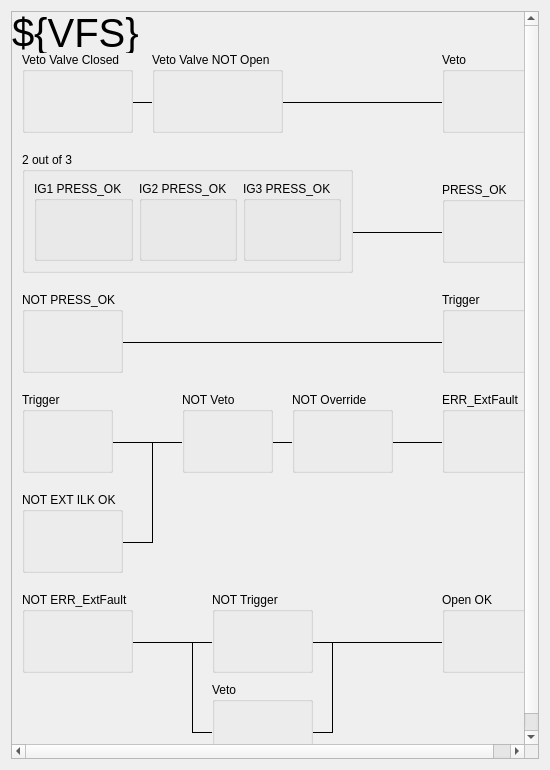
<?xml version="1.0" encoding="UTF-8"?>
<ui version="4.0">
 <class>Form</class>
 <widget class="QWidget" name="Form">
  <property name="geometry">
   <rect>
    <x>0</x>
    <y>0</y>
    <width>550</width>
    <height>770</height>
   </rect>
  </property>
  <property name="windowTitle">
   <string>Form</string>
  </property>
  <layout class="QVBoxLayout" name="verticalLayout_14">
   <item>
    <widget class="QScrollArea" name="scrollArea">
     <property name="sizeAdjustPolicy">
      <enum>QAbstractScrollArea::AdjustToContents</enum>
     </property>
     <property name="widgetResizable">
      <bool>false</bool>
     </property>
     <widget class="QWidget" name="scrollAreaWidgetContents">
      <property name="geometry">
       <rect>
        <x>0</x>
        <y>0</y>
        <width>530</width>
        <height>750</height>
       </rect>
      </property>
      <widget class="Line" name="line_9">
       <property name="geometry">
        <rect>
         <x>10</x>
         <y>520</y>
         <width>131</width>
         <height>20</height>
        </rect>
       </property>
       <property name="frameShadow">
        <enum>QFrame::Plain</enum>
       </property>
       <property name="orientation">
        <enum>Qt::Horizontal</enum>
       </property>
      </widget>
      <widget class="QGroupBox" name="groupBox">
       <property name="geometry">
        <rect>
         <x>10</x>
         <y>580</y>
         <width>111</width>
         <height>81</height>
        </rect>
       </property>
       <property name="autoFillBackground">
        <bool>true</bool>
       </property>
       <property name="title">
        <string>NOT ERR_ExtFault</string>
       </property>
       <layout class="QVBoxLayout" name="verticalLayout">
        <item>
         <widget class="PyDMByteIndicator" name="PyDMByteIndicator">
          <property name="toolTip">
           <string/>
          </property>
          <property name="channel" stdset="0">
           <string>ca://${VFS}:ERR_Ext_RBV</string>
          </property>
          <property name="onColor" stdset="0">
           <color>
            <red>100</red>
            <green>100</green>
            <blue>100</blue>
           </color>
          </property>
          <property name="offColor" stdset="0">
           <color>
            <red>0</red>
            <green>255</green>
            <blue>0</blue>
           </color>
          </property>
          <property name="showLabels" stdset="0">
           <bool>false</bool>
          </property>
          <property name="circles" stdset="0">
           <bool>true</bool>
          </property>
         </widget>
        </item>
       </layout>
      </widget>
      <widget class="Line" name="line_4">
       <property name="geometry">
        <rect>
         <x>310</x>
         <y>630</y>
         <width>20</width>
         <height>91</height>
        </rect>
       </property>
       <property name="frameShadow">
        <enum>QFrame::Plain</enum>
       </property>
       <property name="orientation">
        <enum>Qt::Vertical</enum>
       </property>
      </widget>
      <widget class="QGroupBox" name="groupBox_5">
       <property name="geometry">
        <rect>
         <x>430</x>
         <y>580</y>
         <width>91</width>
         <height>81</height>
        </rect>
       </property>
       <property name="autoFillBackground">
        <bool>true</bool>
       </property>
       <property name="title">
        <string>Open OK</string>
       </property>
       <layout class="QVBoxLayout" name="verticalLayout_5">
        <item>
         <widget class="PyDMByteIndicator" name="PyDMByteIndicator_5">
          <property name="toolTip">
           <string/>
          </property>
          <property name="channel" stdset="0">
           <string>ca://${VFS}:OPN_OK_RBV</string>
          </property>
          <property name="showLabels" stdset="0">
           <bool>false</bool>
          </property>
          <property name="circles" stdset="0">
           <bool>true</bool>
          </property>
         </widget>
        </item>
       </layout>
      </widget>
      <widget class="QGroupBox" name="groupBox_16">
       <property name="geometry">
        <rect>
         <x>10</x>
         <y>480</y>
         <width>101</width>
         <height>81</height>
        </rect>
       </property>
       <property name="autoFillBackground">
        <bool>true</bool>
       </property>
       <property name="title">
        <string>NOT EXT ILK OK</string>
       </property>
       <layout class="QVBoxLayout" name="verticalLayout_15">
        <item>
         <widget class="PyDMByteIndicator" name="PyDMByteIndicator_15">
          <property name="toolTip">
           <string/>
          </property>
          <property name="channel" stdset="0">
           <string>ca://${VFS}:EXT_ILK_OK_RBV</string>
          </property>
          <property name="onColor" stdset="0">
           <color>
            <red>100</red>
            <green>100</green>
            <blue>100</blue>
           </color>
          </property>
          <property name="offColor" stdset="0">
           <color>
            <red>0</red>
            <green>255</green>
            <blue>0</blue>
           </color>
          </property>
          <property name="showLabels" stdset="0">
           <bool>false</bool>
          </property>
          <property name="circles" stdset="0">
           <bool>true</bool>
          </property>
         </widget>
        </item>
       </layout>
      </widget>
      <widget class="QGroupBox" name="groupBox_11">
       <property name="geometry">
        <rect>
         <x>10</x>
         <y>280</y>
         <width>101</width>
         <height>81</height>
        </rect>
       </property>
       <property name="autoFillBackground">
        <bool>true</bool>
       </property>
       <property name="title">
        <string>NOT PRESS_OK</string>
       </property>
       <layout class="QVBoxLayout" name="verticalLayout_11">
        <item>
         <widget class="PyDMByteIndicator" name="PyDMByteIndicator_11">
          <property name="toolTip">
           <string/>
          </property>
          <property name="channel" stdset="0">
           <string>calc://xPress_ok?IG1_ok=ca://LI2K4:IP1:GFS:01:PRESS_OK_RBV&amp;IG2_ok=ca://LI2K4:IP1:GFS:02:PRESS_OK_RBV&amp;IG3_ok=ca://LI2K4:IP1:GFS:03:PRESS_OK_RBV&amp;expr=(IG1_ok+IG2_ok+IG3_ok)&gt;1</string>
          </property>
          <property name="onColor" stdset="0">
           <color>
            <red>100</red>
            <green>100</green>
            <blue>100</blue>
           </color>
          </property>
          <property name="offColor" stdset="0">
           <color>
            <red>0</red>
            <green>255</green>
            <blue>0</blue>
           </color>
          </property>
          <property name="showLabels" stdset="0">
           <bool>false</bool>
          </property>
          <property name="circles" stdset="0">
           <bool>true</bool>
          </property>
         </widget>
        </item>
       </layout>
      </widget>
      <widget class="QGroupBox" name="groupBox_17">
       <property name="geometry">
        <rect>
         <x>10</x>
         <y>380</y>
         <width>91</width>
         <height>81</height>
        </rect>
       </property>
       <property name="autoFillBackground">
        <bool>true</bool>
       </property>
       <property name="title">
        <string>Trigger</string>
       </property>
       <layout class="QVBoxLayout" name="verticalLayout_16">
        <item>
         <widget class="PyDMByteIndicator" name="PyDMByteIndicator_16">
          <property name="toolTip">
           <string/>
          </property>
          <property name="channel" stdset="0">
           <string>ca://${VFS}:TRIG_RBV</string>
          </property>
          <property name="showLabels" stdset="0">
           <bool>false</bool>
          </property>
          <property name="circles" stdset="0">
           <bool>true</bool>
          </property>
         </widget>
        </item>
       </layout>
      </widget>
      <widget class="QGroupBox" name="groupBox_13">
       <property name="geometry">
        <rect>
         <x>200</x>
         <y>670</y>
         <width>101</width>
         <height>81</height>
        </rect>
       </property>
       <property name="autoFillBackground">
        <bool>true</bool>
       </property>
       <property name="title">
        <string>Veto</string>
       </property>
       <layout class="QVBoxLayout" name="verticalLayout_12">
        <item>
         <widget class="PyDMByteIndicator" name="PyDMByteIndicator_12">
          <property name="toolTip">
           <string/>
          </property>
          <property name="channel" stdset="0">
           <string>calc://xVeto?vetoValveClosed=ca://${VETO}:CLS_DI_RBV&amp;vetoValveOpen=ca://${VETO}:OPN_DI_RBV&amp;expr=vetoValveClosed and not vetoValveOpen</string>
          </property>
          <property name="showLabels" stdset="0">
           <bool>false</bool>
          </property>
          <property name="circles" stdset="0">
           <bool>true</bool>
          </property>
         </widget>
        </item>
       </layout>
      </widget>
      <widget class="QGroupBox" name="groupBox_14">
       <property name="geometry">
        <rect>
         <x>430</x>
         <y>280</y>
         <width>91</width>
         <height>81</height>
        </rect>
       </property>
       <property name="autoFillBackground">
        <bool>true</bool>
       </property>
       <property name="title">
        <string>Trigger</string>
       </property>
       <layout class="QVBoxLayout" name="verticalLayout_13">
        <item>
         <widget class="PyDMByteIndicator" name="PyDMByteIndicator_13">
          <property name="toolTip">
           <string/>
          </property>
          <property name="channel" stdset="0">
           <string>ca://${VFS}:TRIG_RBV</string>
          </property>
          <property name="showLabels" stdset="0">
           <bool>false</bool>
          </property>
          <property name="circles" stdset="0">
           <bool>true</bool>
          </property>
         </widget>
        </item>
       </layout>
      </widget>
      <widget class="QGroupBox" name="groupBox_10">
       <property name="geometry">
        <rect>
         <x>430</x>
         <y>40</y>
         <width>91</width>
         <height>81</height>
        </rect>
       </property>
       <property name="autoFillBackground">
        <bool>true</bool>
       </property>
       <property name="title">
        <string>Veto</string>
       </property>
       <layout class="QVBoxLayout" name="verticalLayout_10">
        <item>
         <widget class="PyDMByteIndicator" name="PyDMByteIndicator_10">
          <property name="toolTip">
           <string/>
          </property>
          <property name="channel" stdset="0">
           <string>calc://xVeto?vetoValveClosed=ca://${VETO}:CLS_DI_RBV&amp;vetoValveOpen=ca://${VETO}:OPN_DI_RBV&amp;expr=vetoValveClosed and not vetoValveOpen</string>
          </property>
          <property name="showLabels" stdset="0">
           <bool>false</bool>
          </property>
          <property name="circles" stdset="0">
           <bool>true</bool>
          </property>
         </widget>
        </item>
       </layout>
      </widget>
      <widget class="Line" name="line_8">
       <property name="geometry">
        <rect>
         <x>20</x>
         <y>420</y>
         <width>501</width>
         <height>20</height>
        </rect>
       </property>
       <property name="frameShadow">
        <enum>QFrame::Plain</enum>
       </property>
       <property name="orientation">
        <enum>Qt::Horizontal</enum>
       </property>
      </widget>
      <widget class="Line" name="line_6">
       <property name="geometry">
        <rect>
         <x>20</x>
         <y>210</y>
         <width>501</width>
         <height>20</height>
        </rect>
       </property>
       <property name="frameShadow">
        <enum>QFrame::Plain</enum>
       </property>
       <property name="orientation">
        <enum>Qt::Horizontal</enum>
       </property>
      </widget>
      <widget class="QGroupBox" name="groupBox_2">
       <property name="geometry">
        <rect>
         <x>200</x>
         <y>580</y>
         <width>101</width>
         <height>81</height>
        </rect>
       </property>
       <property name="autoFillBackground">
        <bool>true</bool>
       </property>
       <property name="title">
        <string>NOT Trigger</string>
       </property>
       <layout class="QVBoxLayout" name="verticalLayout_2">
        <item>
         <widget class="PyDMByteIndicator" name="PyDMByteIndicator_2">
          <property name="toolTip">
           <string/>
          </property>
          <property name="channel" stdset="0">
           <string>ca://${VFS}:TRIG_RBV</string>
          </property>
          <property name="onColor" stdset="0">
           <color>
            <red>100</red>
            <green>100</green>
            <blue>100</blue>
           </color>
          </property>
          <property name="offColor" stdset="0">
           <color>
            <red>0</red>
            <green>255</green>
            <blue>0</blue>
           </color>
          </property>
          <property name="showLabels" stdset="0">
           <bool>false</bool>
          </property>
          <property name="circles" stdset="0">
           <bool>true</bool>
          </property>
         </widget>
        </item>
       </layout>
      </widget>
      <widget class="QGroupBox" name="groupBox_12">
       <property name="geometry">
        <rect>
         <x>10</x>
         <y>140</y>
         <width>331</width>
         <height>121</height>
        </rect>
       </property>
       <property name="autoFillBackground">
        <bool>true</bool>
       </property>
       <property name="title">
        <string>2 out of 3</string>
       </property>
       <layout class="QHBoxLayout" name="horizontalLayout">
        <item>
         <widget class="QGroupBox" name="groupBox_6">
          <property name="title">
           <string>IG1 PRESS_OK</string>
          </property>
          <layout class="QVBoxLayout" name="verticalLayout_6">
           <item>
            <widget class="PyDMByteIndicator" name="PyDMByteIndicator_6">
             <property name="toolTip">
              <string/>
             </property>
             <property name="channel" stdset="0">
              <string>ca://LI2K4:IP1:GFS:01:PRESS_OK_RBV</string>
             </property>
             <property name="showLabels" stdset="0">
              <bool>false</bool>
             </property>
             <property name="circles" stdset="0">
              <bool>true</bool>
             </property>
            </widget>
           </item>
          </layout>
         </widget>
        </item>
        <item>
         <widget class="QGroupBox" name="groupBox_7">
          <property name="title">
           <string>IG2 PRESS_OK</string>
          </property>
          <layout class="QVBoxLayout" name="verticalLayout_7">
           <item>
            <widget class="PyDMByteIndicator" name="PyDMByteIndicator_7">
             <property name="toolTip">
              <string/>
             </property>
             <property name="channel" stdset="0">
              <string>ca://LI2K4:IP1:GFS:02:PRESS_OK_RBV</string>
             </property>
             <property name="showLabels" stdset="0">
              <bool>false</bool>
             </property>
             <property name="circles" stdset="0">
              <bool>true</bool>
             </property>
            </widget>
           </item>
          </layout>
         </widget>
        </item>
        <item>
         <widget class="QGroupBox" name="groupBox_8">
          <property name="title">
           <string>IG3 PRESS_OK</string>
          </property>
          <layout class="QVBoxLayout" name="verticalLayout_8">
           <item>
            <widget class="PyDMByteIndicator" name="PyDMByteIndicator_8">
             <property name="toolTip">
              <string/>
             </property>
             <property name="channel" stdset="0">
              <string>ca://LI2K4:IP1:GFS:03:PRESS_OK_RBV</string>
             </property>
             <property name="showLabels" stdset="0">
              <bool>false</bool>
             </property>
             <property name="circles" stdset="0">
              <bool>true</bool>
             </property>
            </widget>
           </item>
          </layout>
         </widget>
        </item>
       </layout>
      </widget>
      <widget class="Line" name="line_10">
       <property name="geometry">
        <rect>
         <x>130</x>
         <y>430</y>
         <width>20</width>
         <height>101</height>
        </rect>
       </property>
       <property name="frameShadow">
        <enum>QFrame::Plain</enum>
       </property>
       <property name="orientation">
        <enum>Qt::Vertical</enum>
       </property>
      </widget>
      <widget class="Line" name="line_3">
       <property name="geometry">
        <rect>
         <x>170</x>
         <y>630</y>
         <width>20</width>
         <height>91</height>
        </rect>
       </property>
       <property name="frameShadow">
        <enum>QFrame::Plain</enum>
       </property>
       <property name="orientation">
        <enum>Qt::Vertical</enum>
       </property>
      </widget>
      <widget class="QGroupBox" name="groupBox_19">
       <property name="geometry">
        <rect>
         <x>280</x>
         <y>380</y>
         <width>101</width>
         <height>81</height>
        </rect>
       </property>
       <property name="autoFillBackground">
        <bool>true</bool>
       </property>
       <property name="title">
        <string>NOT Override</string>
       </property>
       <layout class="QVBoxLayout" name="verticalLayout_18">
        <item>
         <widget class="PyDMByteIndicator" name="PyDMByteIndicator_18">
          <property name="toolTip">
           <string/>
          </property>
          <property name="channel" stdset="0">
           <string>ca://${VFS}:OVRD_ON_RBV</string>
          </property>
          <property name="onColor" stdset="0">
           <color>
            <red>100</red>
            <green>100</green>
            <blue>100</blue>
           </color>
          </property>
          <property name="offColor" stdset="0">
           <color>
            <red>0</red>
            <green>255</green>
            <blue>0</blue>
           </color>
          </property>
          <property name="showLabels" stdset="0">
           <bool>false</bool>
          </property>
          <property name="circles" stdset="0">
           <bool>true</bool>
          </property>
         </widget>
        </item>
       </layout>
      </widget>
      <widget class="Line" name="line">
       <property name="geometry">
        <rect>
         <x>17</x>
         <y>620</y>
         <width>501</width>
         <height>20</height>
        </rect>
       </property>
       <property name="frameShadow">
        <enum>QFrame::Plain</enum>
       </property>
       <property name="orientation">
        <enum>Qt::Horizontal</enum>
       </property>
      </widget>
      <widget class="Line" name="line_7">
       <property name="geometry">
        <rect>
         <x>10</x>
         <y>320</y>
         <width>501</width>
         <height>20</height>
        </rect>
       </property>
       <property name="frameShadow">
        <enum>QFrame::Plain</enum>
       </property>
       <property name="orientation">
        <enum>Qt::Horizontal</enum>
       </property>
      </widget>
      <widget class="QGroupBox" name="groupBox_3">
       <property name="geometry">
        <rect>
         <x>10</x>
         <y>40</y>
         <width>111</width>
         <height>81</height>
        </rect>
       </property>
       <property name="autoFillBackground">
        <bool>true</bool>
       </property>
       <property name="title">
        <string>Veto Valve Closed</string>
       </property>
       <layout class="QVBoxLayout" name="verticalLayout_3">
        <item>
         <widget class="PyDMByteIndicator" name="PyDMByteIndicator_3">
          <property name="toolTip">
           <string/>
          </property>
          <property name="channel" stdset="0">
           <string>ca://${VETO}:CLS_DI_RBV</string>
          </property>
          <property name="showLabels" stdset="0">
           <bool>false</bool>
          </property>
          <property name="circles" stdset="0">
           <bool>true</bool>
          </property>
         </widget>
        </item>
       </layout>
      </widget>
      <widget class="QGroupBox" name="groupBox_20">
       <property name="geometry">
        <rect>
         <x>430</x>
         <y>380</y>
         <width>91</width>
         <height>81</height>
        </rect>
       </property>
       <property name="autoFillBackground">
        <bool>true</bool>
       </property>
       <property name="title">
        <string>ERR_ExtFault</string>
       </property>
       <layout class="QVBoxLayout" name="verticalLayout_19">
        <item>
         <widget class="PyDMByteIndicator" name="PyDMByteIndicator_19">
          <property name="toolTip">
           <string/>
          </property>
          <property name="channel" stdset="0">
           <string>ca://${VFS}:ERR_Ext_RBV</string>
          </property>
          <property name="onColor" stdset="0">
           <color>
            <red>0</red>
            <green>255</green>
            <blue>0</blue>
           </color>
          </property>
          <property name="offColor" stdset="0">
           <color>
            <red>100</red>
            <green>100</green>
            <blue>100</blue>
           </color>
          </property>
          <property name="showLabels" stdset="0">
           <bool>false</bool>
          </property>
          <property name="circles" stdset="0">
           <bool>true</bool>
          </property>
         </widget>
        </item>
       </layout>
      </widget>
      <widget class="QLabel" name="label">
       <property name="geometry">
        <rect>
         <x>0</x>
         <y>0</y>
         <width>1111</width>
         <height>41</height>
        </rect>
       </property>
       <property name="font">
        <font>
         <pointsize>30</pointsize>
        </font>
       </property>
       <property name="text">
        <string>${VFS}</string>
       </property>
       <property name="alignment">
        <set>Qt::AlignLeading|Qt::AlignLeft|Qt::AlignVCenter</set>
       </property>
      </widget>
      <widget class="QGroupBox" name="groupBox_18">
       <property name="geometry">
        <rect>
         <x>170</x>
         <y>380</y>
         <width>91</width>
         <height>81</height>
        </rect>
       </property>
       <property name="autoFillBackground">
        <bool>true</bool>
       </property>
       <property name="title">
        <string>NOT Veto</string>
       </property>
       <layout class="QVBoxLayout" name="verticalLayout_17">
        <item>
         <widget class="PyDMByteIndicator" name="PyDMByteIndicator_17">
          <property name="toolTip">
           <string/>
          </property>
          <property name="channel" stdset="0">
           <string>calc://xVeto</string>
          </property>
          <property name="onColor" stdset="0">
           <color>
            <red>100</red>
            <green>100</green>
            <blue>100</blue>
           </color>
          </property>
          <property name="offColor" stdset="0">
           <color>
            <red>0</red>
            <green>255</green>
            <blue>0</blue>
           </color>
          </property>
          <property name="showLabels" stdset="0">
           <bool>false</bool>
          </property>
          <property name="circles" stdset="0">
           <bool>true</bool>
          </property>
         </widget>
        </item>
       </layout>
      </widget>
      <widget class="Line" name="line_2">
       <property name="geometry">
        <rect>
         <x>180</x>
         <y>710</y>
         <width>141</width>
         <height>20</height>
        </rect>
       </property>
       <property name="frameShadow">
        <enum>QFrame::Plain</enum>
       </property>
       <property name="orientation">
        <enum>Qt::Horizontal</enum>
       </property>
      </widget>
      <widget class="QGroupBox" name="groupBox_4">
       <property name="geometry">
        <rect>
         <x>140</x>
         <y>40</y>
         <width>131</width>
         <height>81</height>
        </rect>
       </property>
       <property name="autoFillBackground">
        <bool>true</bool>
       </property>
       <property name="title">
        <string>Veto Valve NOT Open</string>
       </property>
       <layout class="QVBoxLayout" name="verticalLayout_4">
        <item>
         <widget class="PyDMByteIndicator" name="PyDMByteIndicator_4">
          <property name="toolTip">
           <string/>
          </property>
          <property name="channel" stdset="0">
           <string>ca://${VETO}:OPN_DI_RBV</string>
          </property>
          <property name="onColor" stdset="0">
           <color>
            <red>100</red>
            <green>100</green>
            <blue>100</blue>
           </color>
          </property>
          <property name="offColor" stdset="0">
           <color>
            <red>0</red>
            <green>255</green>
            <blue>0</blue>
           </color>
          </property>
          <property name="showLabels" stdset="0">
           <bool>false</bool>
          </property>
          <property name="circles" stdset="0">
           <bool>true</bool>
          </property>
         </widget>
        </item>
       </layout>
      </widget>
      <widget class="QGroupBox" name="groupBox_9">
       <property name="geometry">
        <rect>
         <x>430</x>
         <y>170</y>
         <width>91</width>
         <height>81</height>
        </rect>
       </property>
       <property name="autoFillBackground">
        <bool>true</bool>
       </property>
       <property name="title">
        <string>PRESS_OK</string>
       </property>
       <layout class="QVBoxLayout" name="verticalLayout_9">
        <item>
         <widget class="PyDMByteIndicator" name="PyDMByteIndicator_9">
          <property name="toolTip">
           <string/>
          </property>
          <property name="channel" stdset="0">
           <string>calc://xPress_ok?IG1_ok=ca://LI2K4:IP1:GFS:01:PRESS_OK_RBV&amp;IG2_ok=ca://LI2K4:IP1:GFS:02:PRESS_OK_RBV&amp;IG3_ok=ca://LI2K4:IP1:GFS:03:PRESS_OK_RBV&amp;expr=(IG1_ok+IG2_ok+IG3_ok)&gt;1</string>
          </property>
          <property name="showLabels" stdset="0">
           <bool>false</bool>
          </property>
          <property name="circles" stdset="0">
           <bool>true</bool>
          </property>
         </widget>
        </item>
       </layout>
      </widget>
      <widget class="Line" name="line_5">
       <property name="geometry">
        <rect>
         <x>10</x>
         <y>80</y>
         <width>501</width>
         <height>20</height>
        </rect>
       </property>
       <property name="frameShadow">
        <enum>QFrame::Plain</enum>
       </property>
       <property name="orientation">
        <enum>Qt::Horizontal</enum>
       </property>
      </widget>
      <zorder>line_2</zorder>
      <zorder>line_8</zorder>
      <zorder>line</zorder>
      <zorder>line_7</zorder>
      <zorder>line_5</zorder>
      <zorder>line_9</zorder>
      <zorder>groupBox</zorder>
      <zorder>line_4</zorder>
      <zorder>groupBox_5</zorder>
      <zorder>groupBox_16</zorder>
      <zorder>groupBox_11</zorder>
      <zorder>groupBox_17</zorder>
      <zorder>groupBox_13</zorder>
      <zorder>groupBox_14</zorder>
      <zorder>groupBox_10</zorder>
      <zorder>line_6</zorder>
      <zorder>groupBox_2</zorder>
      <zorder>groupBox_12</zorder>
      <zorder>line_10</zorder>
      <zorder>line_3</zorder>
      <zorder>groupBox_19</zorder>
      <zorder>groupBox_3</zorder>
      <zorder>groupBox_20</zorder>
      <zorder>label</zorder>
      <zorder>groupBox_18</zorder>
      <zorder>groupBox_4</zorder>
      <zorder>groupBox_9</zorder>
     </widget>
    </widget>
   </item>
  </layout>
 </widget>
 <customwidgets>
  <customwidget>
   <class>PyDMByteIndicator</class>
   <extends>QWidget</extends>
   <header>pydm.widgets.byte</header>
  </customwidget>
 </customwidgets>
 <resources/>
 <connections/>
</ui>
